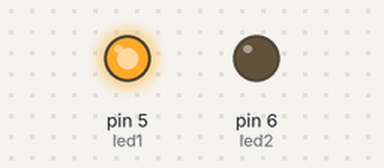
This sketch was run on a simulated Arduino Uno, built with avr-gcc and run on an emulated ATmega328P. Shown: output pins drawn as LEDs (lit = HIGH).

Above: at 0.5 s.
At 2.5 s:
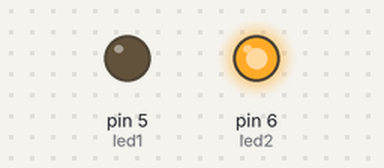
At 3.5 s:
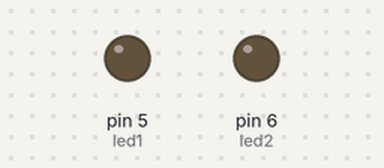
Timing chart, 0 to 5.2 s (numbered marks = the images above):
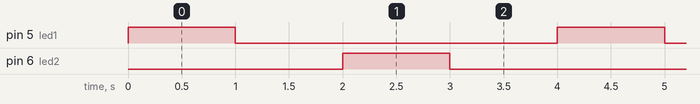

The sketch:

Practice2.ino
```cpp
int led1 = 5;
int led2 = 6;

void setup() {
  // put your setup code here, to run once:
  pinMode(led1, OUTPUT);
  pinMode(led2, OUTPUT);
}

void loop() {
  // put your main code here, to run repeatedly:
  digitalWrite(led1, HIGH);
  delay(1000);

  digitalWrite(led1, LOW);
  delay(1000);

  digitalWrite(led2, HIGH);
  delay(1000);

  digitalWrite(led2, LOW);
  delay(1000);
}
```

Measured:
- by itself, pin 5 (led1), pin 6 (led2): alternates HIGH for 1.0 s and LOW for 3.0 s
- by itself, everything shown: repeats every 4.0 s, in 4 steps
